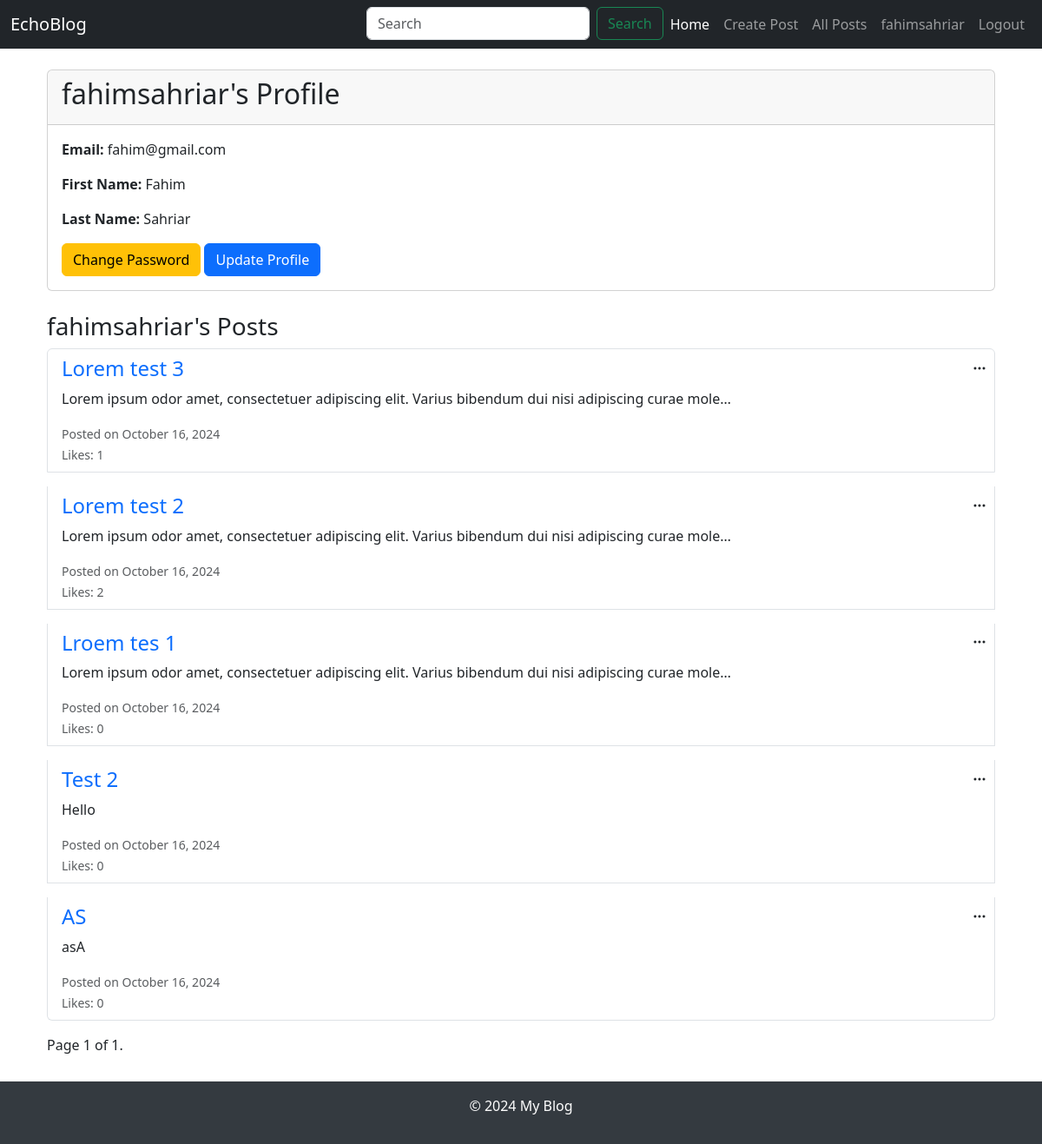
/profile/fahimsahriar/ (signed in), run on an earlier commit of the app's database.
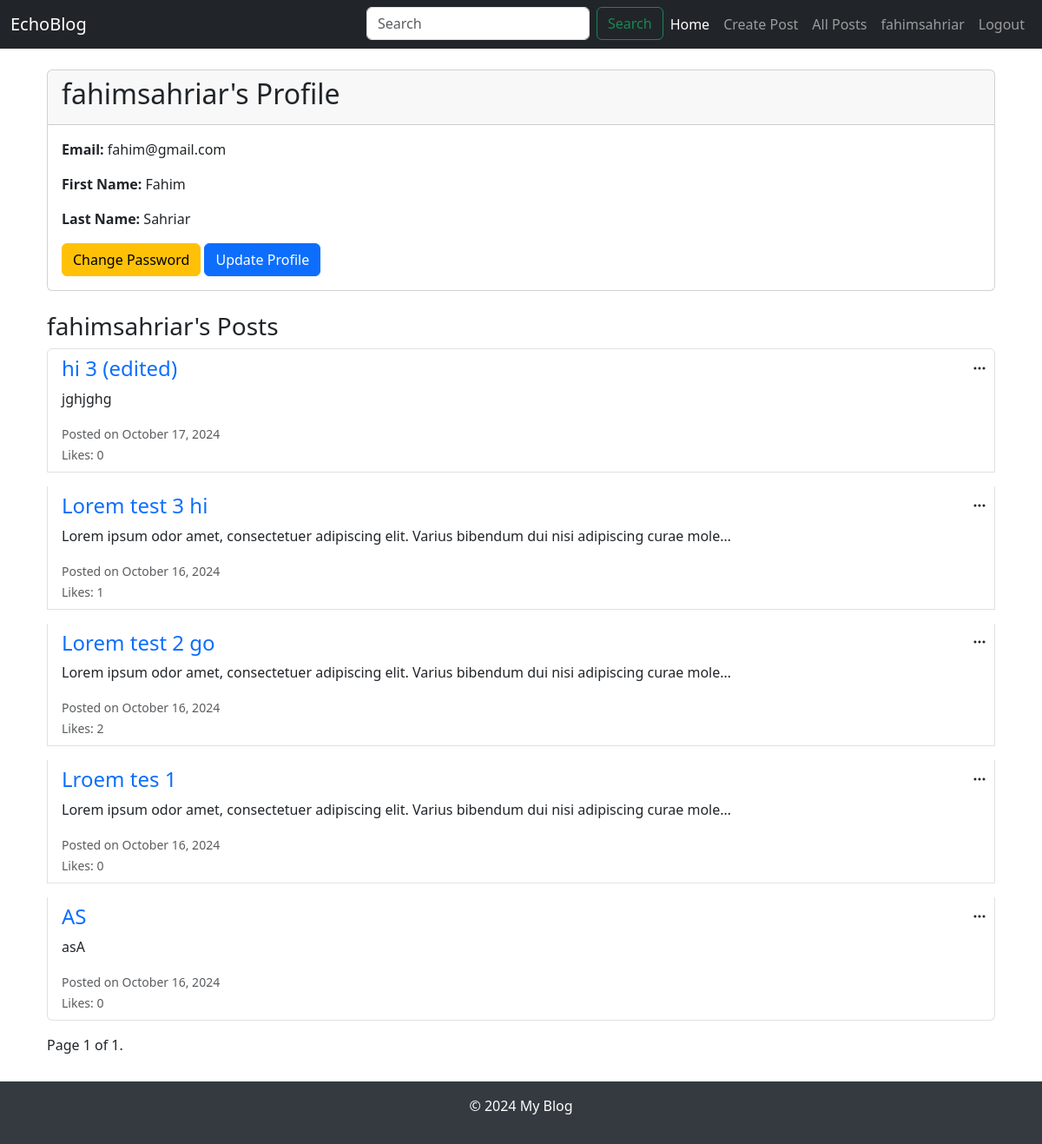
And on a later commit of the database.
### main/models.py (models this page shows, shortened)
class Post(models.Model):
    title = models.CharField(max_length=200)
    content = models.TextField(null=True)
    author = models.ForeignKey(User, on_delete=models.CASCADE, null=True)
    created_at = models.DateTimeField(auto_now_add=True)
    updated_at = models.DateTimeField(auto_now=True)
    categories = models.ManyToManyField('Category')
    likes = models.ManyToManyField(User, related_name='post_likes', blank=True)

### main/views.py (the view)
# urls.py: path('profile/<str:username>/', views.user_profile, name='user_profile'),
@login_required
def user_profile(request, username):
    user = get_object_or_404(User, username=username)
    user_posts = Post.objects.filter(author=user).order_by('-created_at')
    paginator = Paginator(user_posts, 5)
    page_number = request.GET.get('page')
    posts = paginator.get_page(page_number)
    context = {
        'user_profile': user,
        'posts': posts,
    }
    return render(request, 'blog/user_profile.html', context)

### templates/blog/user_profile.html (shortened to what this page needs)
{% extends 'blog/base.html' %}
{% block content %}
<div class="container mt-4">
    <div class="card mb-4">
        <div class="card-header">
            <h2>{{ user_profile.username }}'s Profile</h2>
        </div>
        <div class="card-body">
            <p><strong>Email:</strong> {{ user_profile.email }}</p>
            <p><strong>First Name:</strong> {{ user_profile.first_name }}</p>
            <p><strong>Last Name:</strong> {{ user_profile.last_name }}</p>
            {% if user == user_profile %}
                <a href="#" class="btn btn-warning">Change Password</a>
                <a href="{% url 'update_profile' %}" class="btn btn-primary">Update Profile</a>
            {% endif %}
        </div>
    </div>
    <h3>{{ user_profile.username }}'s Posts</h3>
    <div class="list-group">
        {% for post in posts %}
            <div class="list-group-item mb-3 position-relative">
                <h4>
                    <a href="{% url 'post_detail' post.id %}" class="text-decoration-none">{{ post.title }}</a>
                </h4>
                <p>{{ post.content|truncatechars:100 }}</p>
                <small class="text-muted">
                    Posted on {{ post.created_at|date:"F j, Y" }}
                </small>
                <br>
                <small class="text-muted">
                    Likes: {{ post.likes.count }}
                </small>
                {% if user == user_profile %}
                    <div class="dropdown position-absolute top-0 end-0 m-2">
                        <button class="btn btn-link text-dark p-0" type="button" id="actionsDropdown{{ post.id }}" data-bs-toggle="dropdown" aria-expanded="false">
                            <i class="bi bi-three-dots"></i>
                        </button>
                    </div>
                {% endif %}
            </div>
        {% empty %}
            <p>{{ user_profile.username }} has not published any posts yet.</p>
        {% endfor %}
    </div>
    <div class="pagination">
        <span class="step-links">
            <span class="current">
                Page {{ posts.number }} of {{ posts.paginator.num_pages }}.
            </span>
        </span>
    </div>
</div>
{% endblock %}

What changed in the data, as far as the page shows it:
removed Post: title "Test 2", content "Hello", created_at "October 16, 2024", likes.count "0"
added Post: title "hi 3 (edited)", content "jghjghg", created_at "October 17, 2024", likes.count "0"
changed Post: title "Lorem test 3" → "Lorem test 3 hi"
changed Post: title "Lorem test 2" → "Lorem test 2 go"
